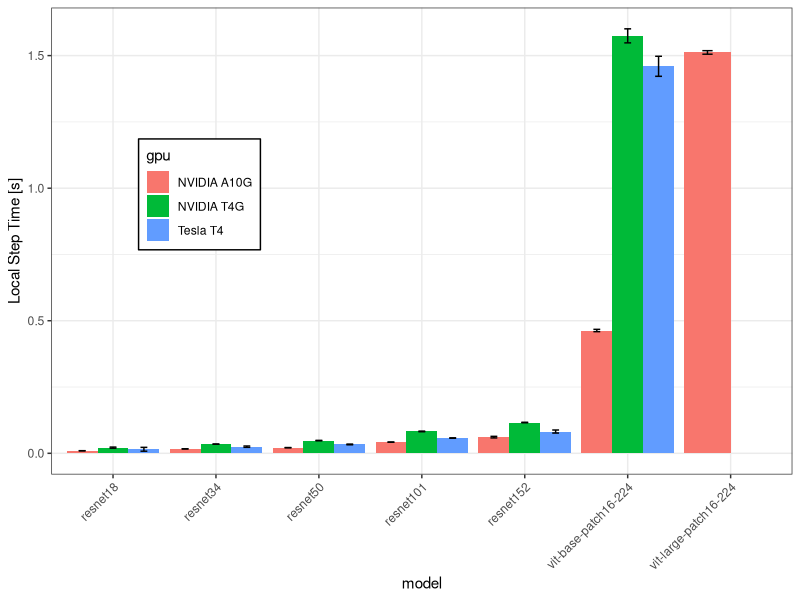

Write the R code that produced this figure.
# Load necessary libraries
library(ggplot2)
library(dplyr)

# Read the CSV file
data <- read.csv("../data/local_steps_time.csv")

# Calculate the average time and standard deviation for each model and GPU type
summary_data <- data %>%
    group_by(gpu, model, dataset, batch_size) %>%
    summarise(
        avg_time = mean(step_time),
        sd_time = sd(step_time)
    )

summary_data$model <- factor(summary_data$model, levels = c("resnet18", "resnet34", "resnet50", "resnet101", "resnet152", "vit-base-patch16-224", "vit-large-patch16-224"))

# Create the bar plot
p <- ggplot(summary_data, aes(x = model, y = avg_time, fill = gpu)) +
     geom_bar(stat = "identity", position = position_dodge()) +
     geom_errorbar(aes(ymin = avg_time - sd_time, ymax = avg_time + sd_time), width = 0.2, position = position_dodge(0.9)) +
     labs(y = "Local Step Time [s]") +
     theme_bw() +
     theme(
         legend.position = c(0.2, 0.6),
         axis.text.x = element_text(angle = 45, hjust = 1),
         legend.background = element_rect(color = "black", fill = "white")
     )

# Save the plot to a PDF file
ggsave("../data/local_step_time.pdf", p, width=6, height=3)